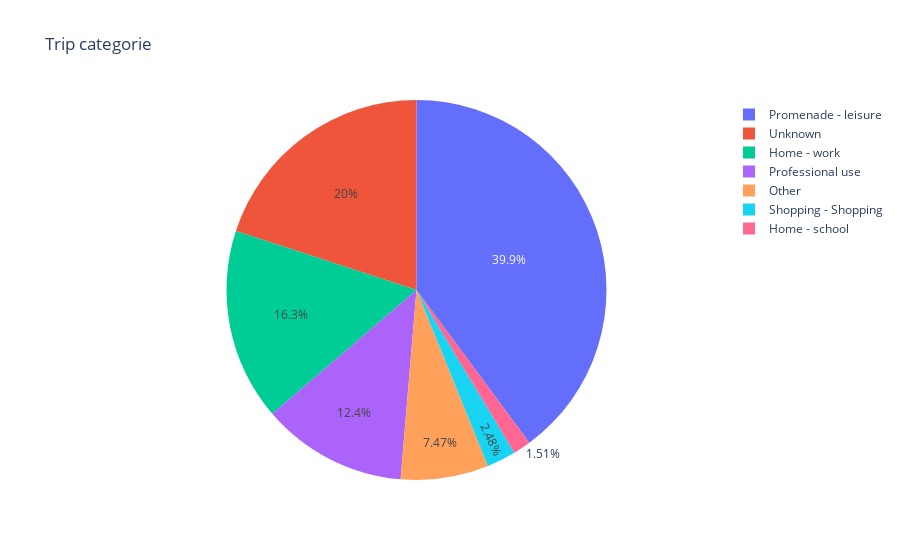

Notebook code cell kept with this figure:
### Markdown cell above
# Voyage effectué

### Code cell
pies["trip"]

### Figure 1 — Plotly figure (JSON) as saved in the notebook; plotly's stock layout.template omitted (floating-point values rounded to 4 significant figures)
{"data": [{"domain": {"x": [0, 1], "y": [0, 1]}, "hovertemplate": "index=%{label}<br>value=%{value}<extra></extra>", "labels": ["Promenade - leisure", "Unknown", "Home - work", "Professional use", "Other", "Shopping - Shopping", "Home - school"], "legendgroup": "", "name": "", "showlegend": true, "type": "pie", "values": [0.3987, 0.1998, 0.163, 0.1238, 0.07471, 0.0248, 0.01505]}], "layout": {"legend": {"tracegroupgap": 0}, "title": {"text": "Trip categorie"}}}
